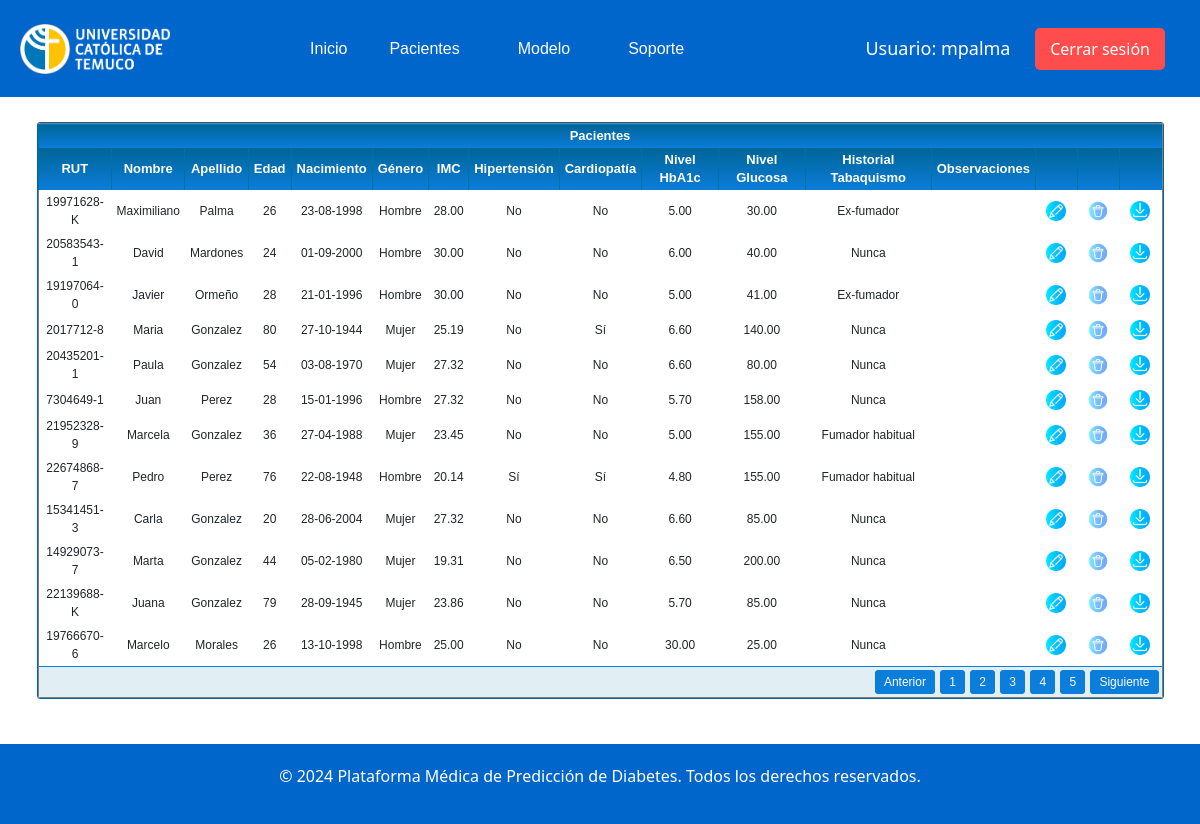
The page /listado/ (signed in) on the database as committed earlier.
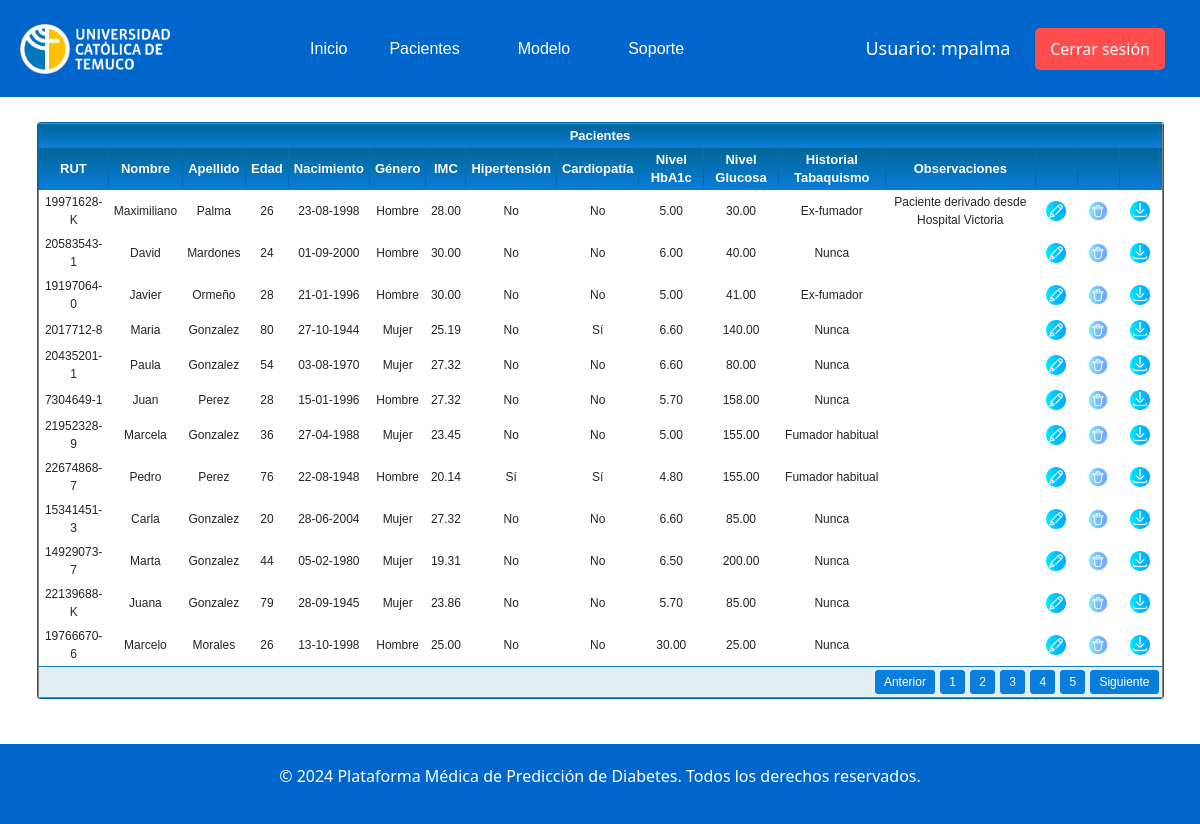
The same page on the database as committed later.
### appmodel/models.py (models this page shows, shortened)
class Paciente(models.Model):
    rut = models.CharField(max_length=12)
    nombre = models.CharField(max_length=100)
    apellido = models.CharField(max_length=100)
    edad = models.IntegerField()
    nacimiento = models.DateField()
    genero = models.IntegerField(choices=[(0, 'Mujer'), (1, 'Hombre'),  (2, 'Otro')])
    bmi = models.DecimalField(max_digits=5, decimal_places=2)
    hipertension = models.BooleanField()
    enfermedad_cardiaca = models.BooleanField()
    nivel_hba1c = models.DecimalField(max_digits=4, decimal_places=2)
    nivel_glucosa = models.DecimalField(max_digits=5, decimal_places=2)
    historial_tabaquismo = models.IntegerField(choices=[
        (0, 'Nunca'), (1, 'Ex-fumador'), (2, 'Fumador ocasional'), (3, 'Fumador habitual')
    ])
    observaciones = models.CharField(max_length=250)

### appmodel/views.py (the view)
# urls.py: path('listado/', login_required(views.listado_pacientes), name='listado_pacientes'),
@login_required
def listado_pacientes(request):
    pacientes = Paciente.objects.all()
    return render(request, 'listado.html', {'pacientes': pacientes})

### appmodel/templates/listado.html (shortened to what this page needs)
{% extends 'base.html' %}
{% load static %}
{% block content %}
<div class="datagrid-container">
    <div class="datagrid">
        <div class="table-wrapper">
            <table border="1">
                <thead>
                    <tr>
                        <th colspan="16">Pacientes</th>
                    </tr>
                    <tr>
                        <th>RUT</th>
                        <th>Nombre</th>
                        <th>Apellido</th>
                        <th>Edad</th>
                        <th>Nacimiento</th>
                        <th>Género</th>
                        <th>IMC</th>
                        <th>Hipertensión</th>
                        <th>Cardiopatía</th>
                        <th>Nivel HbA1c</th>
                        <th>Nivel Glucosa</th>
                        <th>Historial Tabaquismo</th>
                        <th>Observaciones</th>
                        <th> </th>
                        <th> </th>
                        <th> </th>
                    </tr>
                </thead>
                <tbody>
                    {% for paciente in pacientes %}
                    <tr id="row-{{ paciente.id }}">
                        <form method="post" action="{% url 'editar_paciente' paciente.id %}">
                            <td>
                                <span id="rut-{{ paciente.id }}">{{ paciente.rut }}</span>
                            </td>
                            <td>
                                <span id="nombre-{{ paciente.id }}">{{ paciente.nombre }}</span>
                            </td>
                            <td>
                                <span id="apellido-{{ paciente.id }}">{{ paciente.apellido }}</span>
                            </td>
                            <td>
                                <span id="edad-{{ paciente.id }}">{{ paciente.edad }}</span>
                            </td>
                            <td>
                                <span id="nacimiento-{{ paciente.id }}">{{ paciente.nacimiento|date:"d-m-Y" }}</span>
                            </td>
                            <td>
                                <span id="genero-{{ paciente.id }}">
                                    {% if paciente.genero == 1 %} Hombre
                                    {% elif paciente.genero == 0 %} Mujer
                                    {% else %} Otro
                                    {% endif %}
                                </span>
                            </td>
                            <td>
                                <span id="bmi-{{ paciente.id }}">{{ paciente.bmi }}</span>
                            </td>
                            <td>
                                <span id="hipertension-{{ paciente.id }}">{{ paciente.hipertension|yesno:"Sí,No" }}</span>
                            </td>
                            <td>
                                <span id="cardiopatia-{{ paciente.id }}">{{ paciente.enfermedad_cardiaca|yesno:"Sí,No" }}</span>
                            </td>
                            <td>
                                <span id="hba1c-{{ paciente.id }}">{{ paciente.nivel_hba1c }}</span>
                            </td>
                            <td>
                                <span id="glucosa-{{ paciente.id }}">{{ paciente.nivel_glucosa }}</span>
                            </td>
                            <td>
                                <span id="tabaquismo-{{ paciente.id }}">
                                    {% if paciente.historial_tabaquismo == 0 %} Nunca
                                    {% elif paciente.historial_tabaquismo == 1 %} Ex-fumador
                                    {% elif paciente.historial_tabaquismo == 2 %} Fumador ocasional
                                    {% else %} Fumador habitual
                                    {% endif %}
                                </span>
                            </td>
                            <td>
                                <span id="observaciones-{{ paciente.id }}">{{ paciente.observaciones }}</span>
                            </td>
                            <td>
                                <button type="button" id="edit-button-{{ paciente.id }}" style="border: none; background: none; cursor: pointer;">
                                    <img src="{% static 'editar.png' %}" alt="Editar" style="width: 20px; height: 20px;">
                                </button>
                            </td>
                        </form>
                        <td>
                            <form method="post" action="{% url 'eliminar_paciente' paciente.id %}" style="display:inline;">
                                <button type="submit" onclick="return confirm('¿Estás seguro de que deseas eliminar este paciente?');" style="border: none; background: none; cursor: pointer;">
                                    <img src="{% static 'eliminar.png' %}" alt="Eliminar" style="width: 20px; height: 20px;">
                                </button>
                            </form>
                        </td>
                        <td>
                            <form method="post" action="{% url 'reporte_paciente' paciente.id %}" style="display:inline;">
                                <button type="submit" style="border: none; background: none; cursor: pointer;">
                                    <img src="{% static 'descargar.png' %}" alt="Descargar" style="width: 20px; height: 20px;">
                                </button>
                            </form>
                        </td>
                    </tr>
                    {% empty %}
                    <tr>
                        <td colspan="16">No hay pacientes registrados</td>
                    </tr>
                    {% endfor %}
                </tbody>
                <tfoot>
                    <tr>
                        <td colspan="16">
                            <div id="paging">
                                <ul>
                                    <li><a href="#"><span>Anterior</span></a></li>
                                    <li><a href="#" class="active"><span>1</span></a></li>
                                    <li><a href="#"><span>2</span></a></li>
                                    <li><a href="#"><span>3</span></a></li>
                                    <li><a href="#"><span>4</span></a></li>
                                    <li><a href="#"><span>5</span></a></li>
                                    <li><a href="#"><span>Siguiente</span></a></li>
                                </ul>
                            </div>
                        </td>
                    </tr>
                </tfoot>
            </table>
        </div>
    </div>
</div>
{% endblock %}

### appmodel/templates/base.html (shortened to what this page needs)
{% load static %}
<!DOCTYPE html>
<html lang="es">
<head>
    <link rel="stylesheet" href="{% static 'styles.css' %}">
    <link href="https://cdn.jsdelivr.net/npm/bootstrap@5.3.3/dist/css/bootstrap.min.css" rel="stylesheet">
    <link rel="stylesheet" href="https://code.jquery.com/ui/1.12.1/themes/base/jquery-ui.css">
</head>
<body>
    <header>
        <div class="logo">
            <img src="{% static 'logo_ici.png' %}" alt="Logo Universidad Católica de Temuco">
        </div>
        <nav>
            <ul>
                <a href="{% url 'inicio' %}"> <button class="button primary dropbtn" >Inicio</button> </a>
                <div class="dropdown">
                    <button class="dropbtn">Pacientes</button>
                </div>
                <div class="dropdown">
                    <button class="dropbtn">Modelo</button>
                </div>
                <div class="dropdown">
                    <button class="dropbtn" >Soporte</button>
                </div>
            </ul>
        </nav>
        <div class="user-info-container">
            <span>Usuario: {{ user.username}}</span>
            <a href="/logout" class="logout-button">Cerrar sesión</a>
        </div>
    </header>
    <body>
        {% block content %}
        {% endblock %}
    </body>
    <footer>
        {% if user.is_authenticated %}
            <p>&copy; 2024 Plataforma Médica de Predicción de Diabetes. Todos los derechos reservados.</p>
        {% else %}
            <p>&copy; 2024 Plataforma Médica de Predicción de Diabetes. Todos los derechos reservados. NO AUTENTICADO</p>
        {% endif %}
    </footer>
</body>
</html>

### appmodel/static/styles.css (style rules this page uses)
body { font-family: Arial, sans-serif; background-color: #f0f8ff; color: #333; margin: 0; padding: 0; padding-bottom: 100px; }
header { background-color: #0066cc; color: white; padding: 20px; display: flex; justify-content: space-between; align-items: center; }
footer { text-align: center; padding: 20px; background-color: #0066cc; color: white; position: fixed; width: 100%; bottom: 0; }
.user-info-container { background-color: #0066cc; padding: 15px; border-radius: 8px; display: inline-block; color: white; font-size: 18px; }
.user-info-container span { margin-right: 20px; }
.logout-button { background-color: #ff4c4c; color: white; padding: 10px 15px; border: none; border-radius: 5px; text-decoration: none; font-size: 16px; cursor: pointer; transition: background-color 0.3s ease; }
.logo img { height: 50px; }
nav ul { list-style-type: none; margin: 0; padding: 0; display: flex; }
.button { border: none; color: white; padding: 14px 28px; cursor: pointer; border-radius: 5px; margin-right: 10px; font-family: 'Arial', sans-serif; font-size: 16px; transition: background-color 0.3s ease; }
.primary { background-color: #0066cc; }
.dropbtn { background-color: #0066cc; color: white; padding: 16px; font-size: 16px; border: none; transition: background-color 0.3s ease; cursor: pointer; border-radius: 5px; margin-right: 10px; font-family: 'Arial', sans-serif; }
.dropdown { position: relative; display: inline-block; transition: background-color 0.3s ease; cursor: pointer; border-radius: 5px; margin-right: 16px; font-family: 'Arial', sans-serif; font-size: 16px; }
.datagrid-container { display: flex; justify-content: space-between; margin: 25px; gap: 2%; }
.datagrid { font: normal 12px/150% Arial, Helvetica, sans-serif; background: #fff; overflow: hidden; border: 1px solid #006699; -webkit-border-radius: 3px; -moz-border-radius: 3px; border-radius: 3px; display: inline-block; flex: 1; margin: 0 1%; }
.datagrid table { width: 100%; border-collapse: collapse; text-align: center; }
.datagrid table td, .datagrid table th { padding: 3px 5px; }
.datagrid table thead th { background: -webkit-gradient(linear, left top, left bottom, color-stop(0.05, #006699), color-stop(1, #0b7dda)); background: -moz-linear-gradient(center top, #006699 5%, #00557F 100%); filter: progid:DXImageTransform.Microsoft.gradient(startColorstr='#006699', endColorstr='#00557F'); background-color: #006699; color: #FFFFFF; font-size: 13px; font-weight: bold; border-left: 1px solid #0070A8; }
.datagrid table tfoot td div { border-top: 1px solid #0b7dda; background: #E1EEF4; }
.datagrid table tfoot td { padding: 0; font-size: 12px; }
.datagrid table tfoot td div { padding: 2px; }
.datagrid table tfoot td ul { margin: 0; padding: 0; list-style: none; text-align: right; }
.datagrid table tfoot li { display: inline; }
.datagrid table tfoot li a { text-decoration: none; display: inline-block; padding: 2px 8px; margin: 1px; color: #FFFFFF; border: 1px solid #0b7dda; -webkit-border-radius: 3px; -moz-border-radius: 3px; border-radius: 3px; background: -webkit-gradient(linear, left top, left bottom, color-stop(0.05, #0b7dda), color-stop(1, #0b7dda)); background: -moz-linear-gradient(center top, #0b7dda 5%, #0b7dda 100%); filter: progid:DXImageTransform.Microsoft.gradient(startColorstr='#006699', endColorstr='#00557F'); background-color: #0b7dda; }
ul { text-align: left; }

### appmodel/templates/listado.html (style rules this page uses)
.table-wrapper { max-width: 100%; overflow-x: auto; }
table { width: 100%; border-collapse: collapse; }
table th, table td { padding: 8px; text-align: center; }

Rows that differ between the two databases and show on the page:
changed Paciente "Maximiliano": observaciones (not shown) → "Paciente derivado desde Hospital Victoria"
